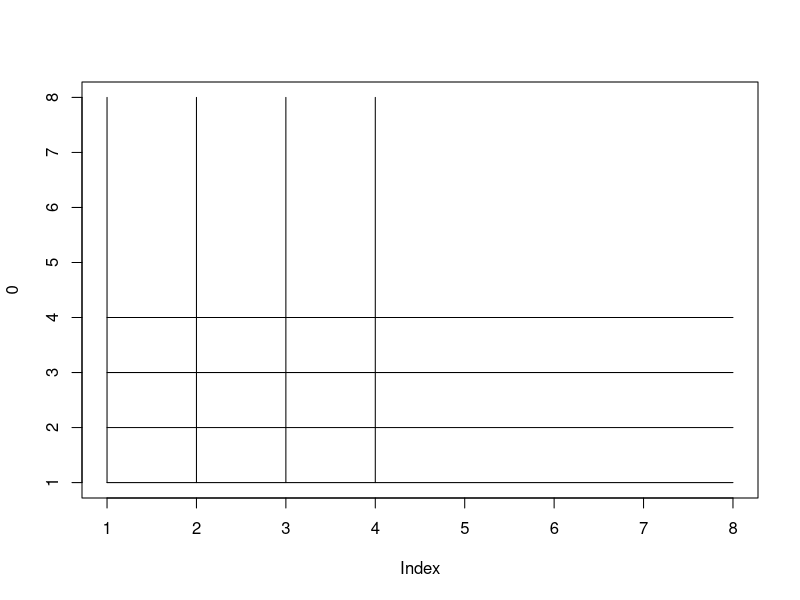
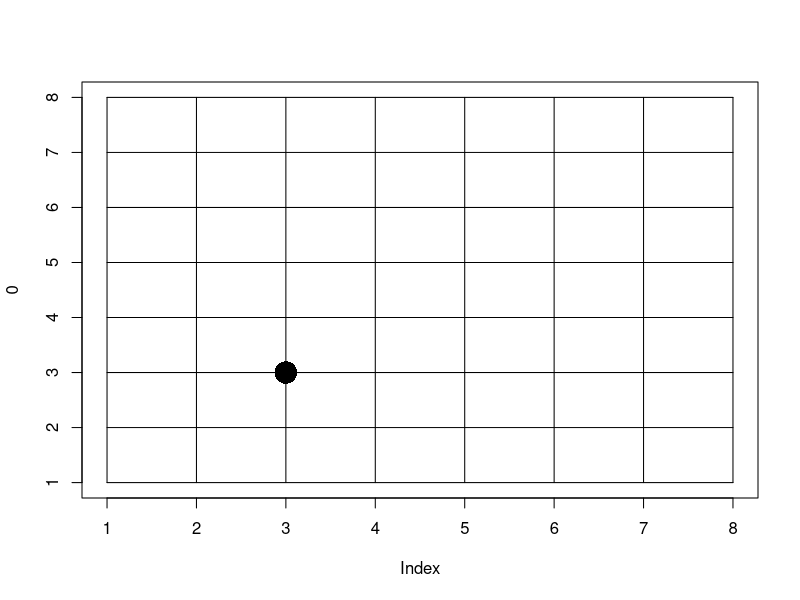
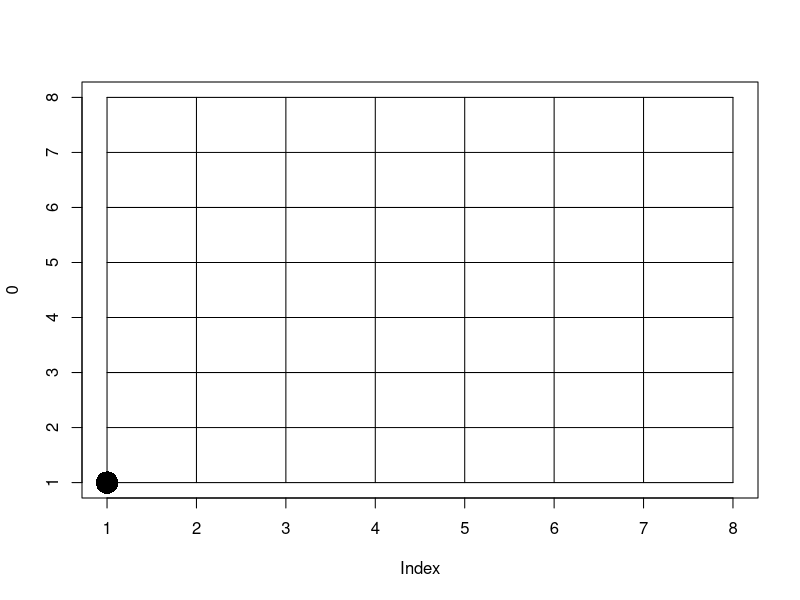
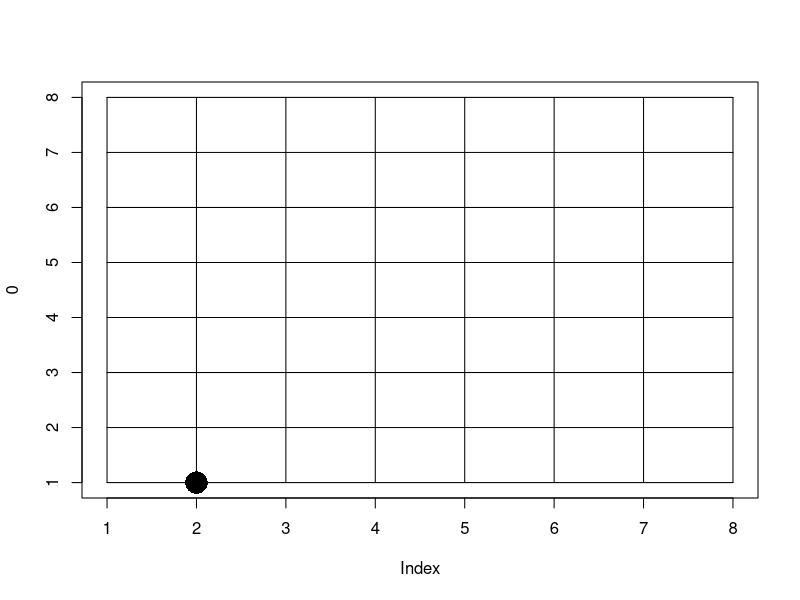
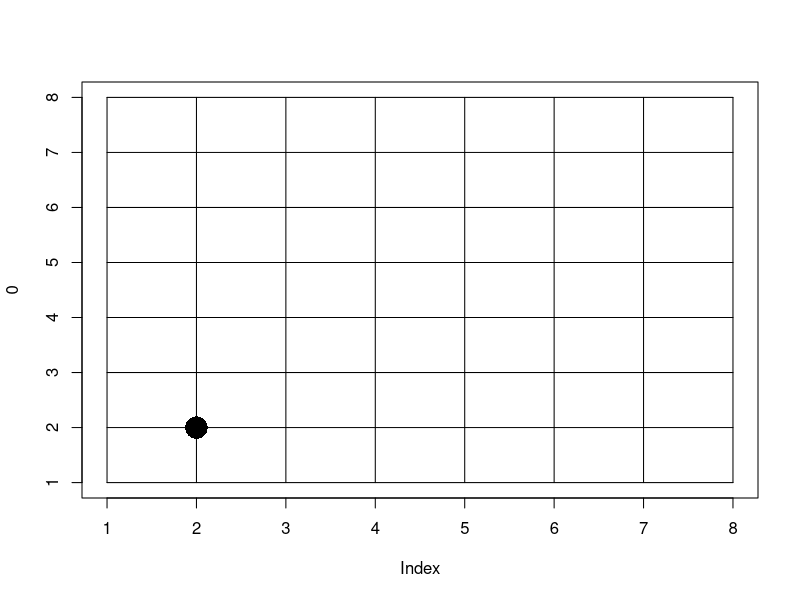

Reproduce these figures in R, in order.
## ---- chunk 1
M <- matrix(0, nrow=3, ncol=3)
M[,1] <- 1
M[,3] <- 1
M[1,] <- 1
M[3,] <- 1
## ---- chunk 2
plot(0, type="n", ylim=c(1,8), xlim=c(1,8))
lines(x=c(1,1), y=c(1,8))
lines(x=c(2,2), y=c(1,8))
lines(x=c(3,3), y=c(1,8))
lines(x=c(4,4), y=c(1,8))

lines(x=c(1,8), y=c(1,1))
lines(x=c(1,8), y=c(2,2))
lines(x=c(1,8), y=c(3,3))
lines(x=c(1,8), y=c(4,4))
## ---- chunk 3
##
plot(0, type="n", ylim=c(1,8), xlim=c(1,8))
for(i in 1:8){
  lines(x=c(i,i), y=c(1,8))
  lines(x=c(1,8), y=c(i,i))
}

points(3,3, pch=16, cex=3)
## ---- chunk 4

draw_world <- function(cur_x, cur_y){
  n <- 8
  plot(0, type="n", ylim=c(1,n), xlim=c(1,n))
  for(i in 1:n){
    lines(x=c(i,i), y=c(1,n))
    lines(x=c(1,n), y=c(i,i))
  }
  points(x=cur_x, y=cur_y, pch=16, cex=3)
  return(NULL)
}

cur_x <- 1
cur_y <- 1

draw_world(cur_x, cur_y)
draw_world(cur_x+1, cur_y)
draw_world(cur_x+1, cur_y+1)

